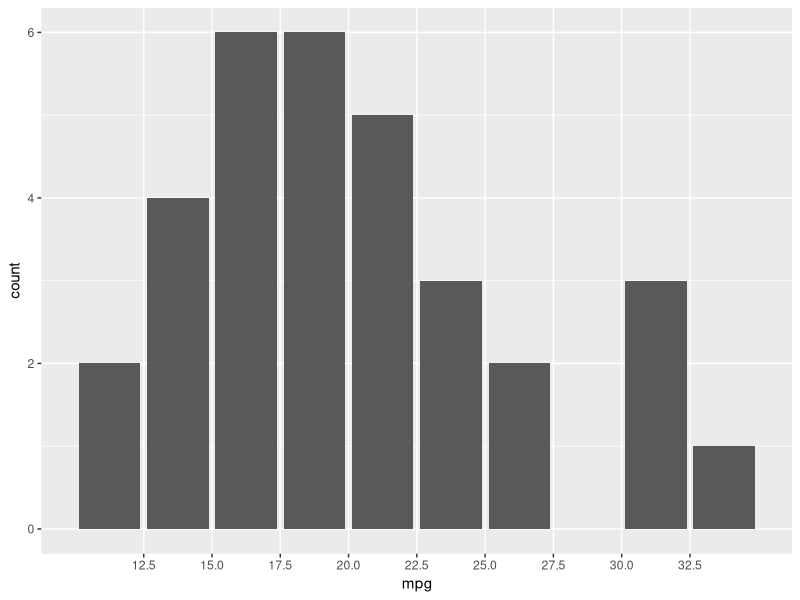

Write R code to recreate this figure.
# r2py crawler metadata
# package: ggplot2
# source_type: rd_example
# topic: scale_binned.Rd
# source_file: C:\Users\bened\AppData\Local\R\win-library\4.5\ggplot2\help
# lines: 5

suppressPackageStartupMessages(library(ggplot2))
# Create a histogram by binning the x-axis
ggplot(mtcars) +
  geom_bar(aes(mpg)) +
  scale_x_binned()
